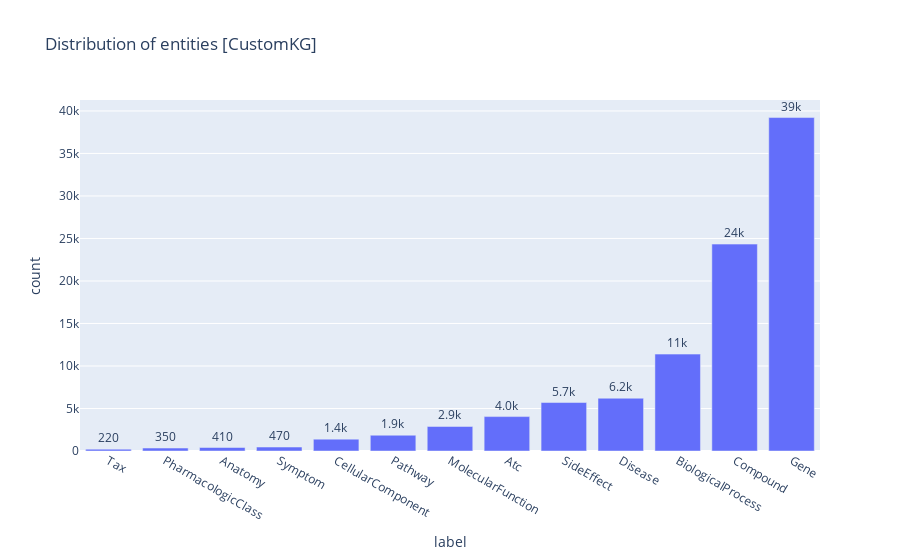

Write notebook code for a chart like this one.
### Code cell
# use plotly to plot the distribution of relations, but don't include the "Total" row and ignore the count less than 10
import plotly.express as px

import plotly.io as pio
pio.renderers.default = 'vscode'

fig = px.bar(entity_grouped_df[1:-1][entity_grouped_df[1:-1]["count"] > 100], x="label", y="count", title="Distribution of entities [CustomKG]")
fig.update_traces(texttemplate='%{value:.2s}', textposition='outside')

### Figure 1 — Plotly figure (JSON) as saved in the notebook; plotly's stock layout.template omitted (floating-point values rounded to 4 significant figures)
{"data": [{"alignmentgroup": "True", "hovertemplate": "label=%{x}<br>count=%{y}<extra></extra>", "legendgroup": "", "marker": {"color": "#636efa", "pattern": {"shape": ""}}, "name": "", "offsetgroup": "", "orientation": "v", "showlegend": false, "textposition": "outside", "texttemplate": "%{value:.2s}", "type": "bar", "x": ["Tax", "PharmacologicClass", "Anatomy", "Symptom", "CellularComponent", "Pathway", "MolecularFunction", "Atc", "SideEffect", "Disease", "BiologicalProcess", "Compound", "Gene"], "xaxis": "x", "y": [215, 346, 411, 466, 1395, 1856, 2886, 4048, 5701, 6208, 11397, 24337, 39222], "yaxis": "y"}], "layout": {"barmode": "relative", "legend": {"tracegroupgap": 0}, "title": {"text": "Distribution of entities [CustomKG]"}, "xaxis": {"anchor": "y", "domain": [0, 1], "title": {"text": "label"}}, "yaxis": {"anchor": "x", "domain": [0, 1], "title": {"text": "count"}}}}
